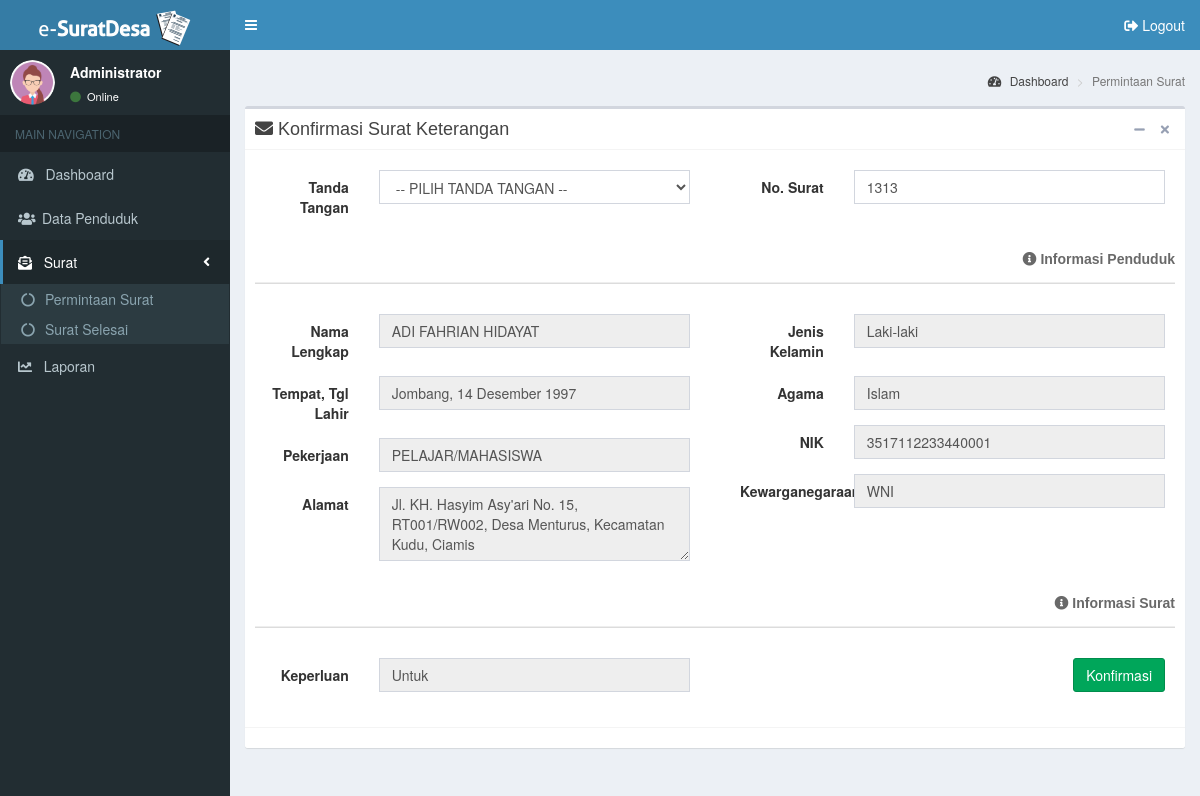
Page /admin/surat/permintaan_surat/konfirmasi/surat_keterangan_tidak_mampu/index.php?id=1 (signed in) on the committed database.
### tables this page shows
CREATE TABLE `surat_keterangan_tidak_mampu` (
  `id_sktm` int(11) NOT NULL,
  `jenis_surat` varchar(50) NOT NULL,
  `no_surat` varchar(20) DEFAULT NULL,
  `nik` varchar(20) NOT NULL,
  `keperluan` varchar(50) NOT NULL,
  `tanggal_surat` datetime NOT NULL DEFAULT current_timestamp(),
  `id_pejabat_desa` int(11) DEFAULT NULL,
  `status_surat` varchar(15) NOT NULL,
  `id_profil_desa` int(11) DEFAULT NULL
);

CREATE TABLE `penduduk` (
  `id_penduduk` int(11) NOT NULL,
  `nik` varchar(20) NOT NULL,
  `nama` varchar(100) NOT NULL,
  `tempat_lahir` varchar(50) NOT NULL,
  `tgl_lahir` date NOT NULL,
  `jenis_kelamin` varchar(10) NOT NULL,
  `agama` varchar(15) NOT NULL,
  `jalan` varchar(100) NOT NULL,
  `dusun` varchar(50) NOT NULL,
  `rt` varchar(5) NOT NULL,
  `rw` varchar(5) NOT NULL,
  `desa` varchar(50) NOT NULL,
  `kecamatan` varchar(50) NOT NULL,
  `kabupaten` varchar(50) NOT NULL,
  `no_kk` varchar(20) NOT NULL,
  `pend_kk` varchar(20) NOT NULL,
  `pend_terakhir` varchar(20) NOT NULL,
  `pekerjaan` varchar(50) NOT NULL,
  `status_perkawinan` varchar(20) NOT NULL,
  `status_dlm_keluarga` varchar(20) NOT NULL,
  `kewarganegaraan` varchar(5) NOT NULL,
  `nama_ayah` varchar(50) NOT NULL,
  `nama_ibu` varchar(50) NOT NULL
);

### admin/surat/permintaan_surat/konfirmasi/surat_keterangan_tidak_mampu/index.php (the view, shortened to what this page needs)
<?php
include('../../../../../config/koneksi.php');
include('../part/header.php');
$id = $_GET['id'];
$qCek = mysqli_query($connect, "SELECT penduduk.*, surat_keterangan_tidak_mampu.* FROM penduduk LEFT JOIN surat_keterangan_tidak_mampu ON surat_keterangan_tidak_mampu.nik = penduduk.nik WHERE surat_keterangan_tidak_mampu.id_sktm='$id'");
while ($row = mysqli_fetch_array($qCek)) {
?>
  <aside class="main-sidebar">
    <section class="sidebar">
      <div class="user-panel">
        <div class="pull-left image">
          <?php
          if (isset($_SESSION['lvl']) && ($_SESSION['lvl'] == 'Administrator')) {
            echo '<img src="../../../../../assets/img/ava-admin-female.png" class="img-circle" alt="User Image">';
          } else if (isset($_SESSION['lvl']) && ($_SESSION['lvl'] == 'Kepala Desa')) {
            echo '<img src="../../../../../assets/img/ava-kades.png" class="img-circle" alt="User Image">';
          }
          ?>
        </div>
        <div class="pull-left info">
          <p><?php echo $_SESSION['lvl']; ?></p>
          <a href="#"><i class="fa fa-circle text-success"></i> Online</a>
        </div>
      </div>
      <ul class="sidebar-menu" data-widget="tree">
        <li class="header">MAIN NAVIGATION</li>
        <li>
          <a href="../../../../dashboard/">
            <i class="fas fa-tachometer-alt"></i> <span>&nbsp;&nbsp;Dashboard</span>
          </a>
        </li>
        <li>
          <a href="../../../../penduduk/">
            <i class="fa fa-users"></i><span>&nbsp;Data Penduduk</span>
          </a>
        </li>
        <li class="active treeview">
          <a href="#">
            <i class="fas fa-envelope-open-text"></i> <span>&nbsp;&nbsp;Surat</span>
            <span class="pull-right-container"><i class="fa fa-angle-left pull-right"></i></span>
          </a>
          <ul class="treeview-menu">
            <li>
              <a href="../../../permintaan_surat/">
                <i class="fa fa-circle-notch"></i> Permintaan Surat
              </a>
            </li>
            <li>
              <a href="../../../surat_selesai/"><i class="fa fa-circle-notch"></i> Surat Selesai
              </a>
            </li>
          </ul>
        </li>
        <li>
          <a href="../../../../laporan/">
            <i class="fas fa-chart-line"></i> <span>&nbsp;&nbsp;Laporan</span>
          </a>
        </li>
      </ul>
    </section>
  </aside>
  <div class="content-wrapper">
    <section class="content-header">
      <h1>&nbsp;</h1>
      <ol class="breadcrumb">
        <li><a href="../../../../dashboard/"><i class="fa fa-tachometer-alt"></i> Dashboard</a></li>
        <li class="active">Permintaan Surat</li>
      </ol>
    </section>
    <section class="content">
      <div class="row">
        <div class="col-md-12">
          <div class="box box-default">
            <div class="box-header with-border">
              <h2 class="box-title"><i class="fas fa-envelope"></i> Konfirmasi Surat Keterangan</h2>
              <div class="box-tools pull-right">
                <button type="button" class="btn btn-box-tool" data-widget="collapse"><i class="fa fa-minus"></i></button>
                <button type="button" class="btn btn-box-tool" data-widget="remove"><i class="fa fa-remove"></i></button>
              </div>
            </div>
            <div class="box-body">
              <form class="form-horizontal" method="post" action="update-konfirmasi.php">
                <div class="row">
                  <div class="col-md-6">
                    <div class="box-body">
                      <div class="form-group">
                        <label class="col-sm-3 control-label">Tanda Tangan</label>
                        <div class="col-sm-9">
                          <select name="ft_tangan" class="form-control" style="text-transform: uppercase;" required>
                            <option value="">-- Pilih Tanda Tangan --</option>
                          </select>
                        </div>
                      </div>
                    </div>
                  </div>
                  <div class="col-md-6">
                    <div class="box-body">
                      <div class="form-group">
                        <label class="col-sm-3 control-label">No. Surat</label>
                        <div class="col-sm-9">
                          <input type="text" name="fno_surat" value="<?php echo $row['no_surat']; ?>" class="form-control" placeholder="Masukkan No. Surat" required>
                        </div>
                      </div>
                    </div>
                  </div>
                </div>
                <h5 class="box-title pull-right" style="color: #696969;"><i class="fas fa-info-circle"></i> <b>Informasi Penduduk</b></h5>
                <br>
                <hr style="border-bottom: 1px solid #DCDCDC;">
                <div class="row">
                  <div class="col-md-6">
                    <div class="box-body">
                      <div class="form-group">
                        <label class="col-sm-3 control-label">Nama Lengkap</label>
                        <div class="col-sm-9">
                          <input type="text" name="fnama" style="text-transform: uppercase;" value="<?php echo $row['nama']; ?>" class="form-control" readonly>
                        </div>
                      </div>
                      <?php
                      $tgl_lhr = date($row['tgl_lahir']);
                      $tgl = date('d ', strtotime($tgl_lhr));
                      $bln = date('F', strtotime($tgl_lhr));
                      $thn = date(' Y', strtotime($tgl_lhr));
                      $blnIndo = array(
                        'January' => 'Januari',
                        'February' => 'Februari',
                        'March' => 'Maret',
                        'April' => 'April',
                        'May' => 'Mei',
                        'June' => 'Juni',
                        'July' => 'Juli',
                        'August' => 'Agustus',
                        'September' => 'September',
                        'October' => 'Oktober',
                        'November' => 'November',
                        'December' => 'Desember'
                      );
                      ?>
                      <div class="form-group">
                        <label class="col-sm-3 control-label">Tempat, Tgl Lahir</label>
                        <div class="col-sm-9">
                          <input type="text" name="ft_lahir" style="text-transform: capitalize;" value="<?php echo $row['tempat_lahir'] . ", " . $tgl . $blnIndo[$bln] . $thn; ?>" class="form-control" readonly>
                        </div>
                      </div>
                      <div class="form-group">
                        <label class="col-sm-3 control-label">Pekerjaan</label>
                        <div class="col-sm-9">
                          <input type="text" name="fpekerjaan" style="text-transform: capitalize;" value="<?php echo $row['pekerjaan']; ?>" class="form-control" readonly>
                        </div>
                      </div>
                      <div class="form-group">
                        <label class="col-sm-3 control-label">Alamat</label>
                        <div class="col-sm-9">
                          <textarea rows="3" name="falamat" class="form-control" style="text-transform: capitalize;" readonly><?php echo $row['jalan'] . ", RT" . $row['rt'] . "/RW" . $row['rw'] . ", Desa " . $row['desa'] . ", Kecamatan " . $row['kecamatan'] . ", " . $row['kabupaten']; ?></textarea>
                        </div>
                      </div>
                    </div>
                  </div>
                  <div class="col-md-6">
                    <div class="box-body">
                      <div class="form-group">
                        <label class="col-sm-3 control-label">Jenis Kelamin</label>
                        <div class="col-sm-9">
                          <input type="text" name="fj_kelamin" value="<?php echo $row['jenis_kelamin']; ?>" class="form-control" readonly>
                        </div>
                      </div>
                      <div class="form-group">
                        <label class="col-sm-3 control-label">Agama</label>
                        <div class="col-sm-9">
                          <input type="text" name="fagama" style="text-transform: capitalize;" value="<?php echo $row['agama']; ?>" class="form-control" readonly>
                        </div>
                      </div>
                      <div class="form-group">
                        <label class="col-sm-3 control-label">NIK</label>
                        <div class="col-sm-9">
                          <input type="text" name="fnik" value="<?php echo $row['nik']; ?>" class="form-control" readonly>
                        </div>
                      </div>
                      <div class="form-group">
                        <label class="col-sm-3 control-label">Kewarganegaraan</label>
                        <div class="col-sm-9">
                          <input type="text" name="fkewarganegaraan" style="text-transform: uppercase;" value="<?php echo $row['kewarganegaraan']; ?>" class="form-control" readonly>
                        </div>
                      </div>
                    </div>
                  </div>
                </div>
                <h5 class="box-title pull-right" style="color: #696969;"><i class="fas fa-info-circle"></i> <b>Informasi Surat</b></h5>
                <br>
                <hr style="border-bottom: 1px solid #DCDCDC;">
                <div class="row">
                  <div class="col-md-6">
                    <div class="box-body">
                      <div class="form-group">
                        <label class="col-sm-3 control-label">Keperluan</label>
                        <div class="col-sm-9">
                          <input type="text" name="fkeperluan" style="text-transform: capitalize;" value="<?php echo $row['keperluan']; ?>" class="form-control" readonly>
                        </div>
                      </div>
                    </div>
                  </div>
                  <div class="col-md-6">
                    <div class="box-body pull-right">
                      <input type="submit" name="submit" class="btn btn-success" value="Konfirmasi">
                    </div>
                  </div>
                </div>
              </form>
            </div>
            <div class="box-footer">
            </div>
          </div>
        </div>
      </div>
    </section>
  </div>
<?php
}
include('../part/footer.php');
?>

### rows in the picture
surat_keterangan_tidak_mampu: fno_surat "1313", fnama "Adi Fahrian Hidayat", ft_lahir "jombang, 14 Desember 1997", fpekerjaan "PELAJAR/MAHASISWA", falamat "jl. KH. hasyim asy'ari no. 15, RT001/RW002, Desa menturus, Kecamatan kudu, Ciamis", fj_kelamin "Laki-laki", fagama "Islam", fnik "3517112233440001", fkewarganegaraan "WNI", fkeperluan "Untuk"
